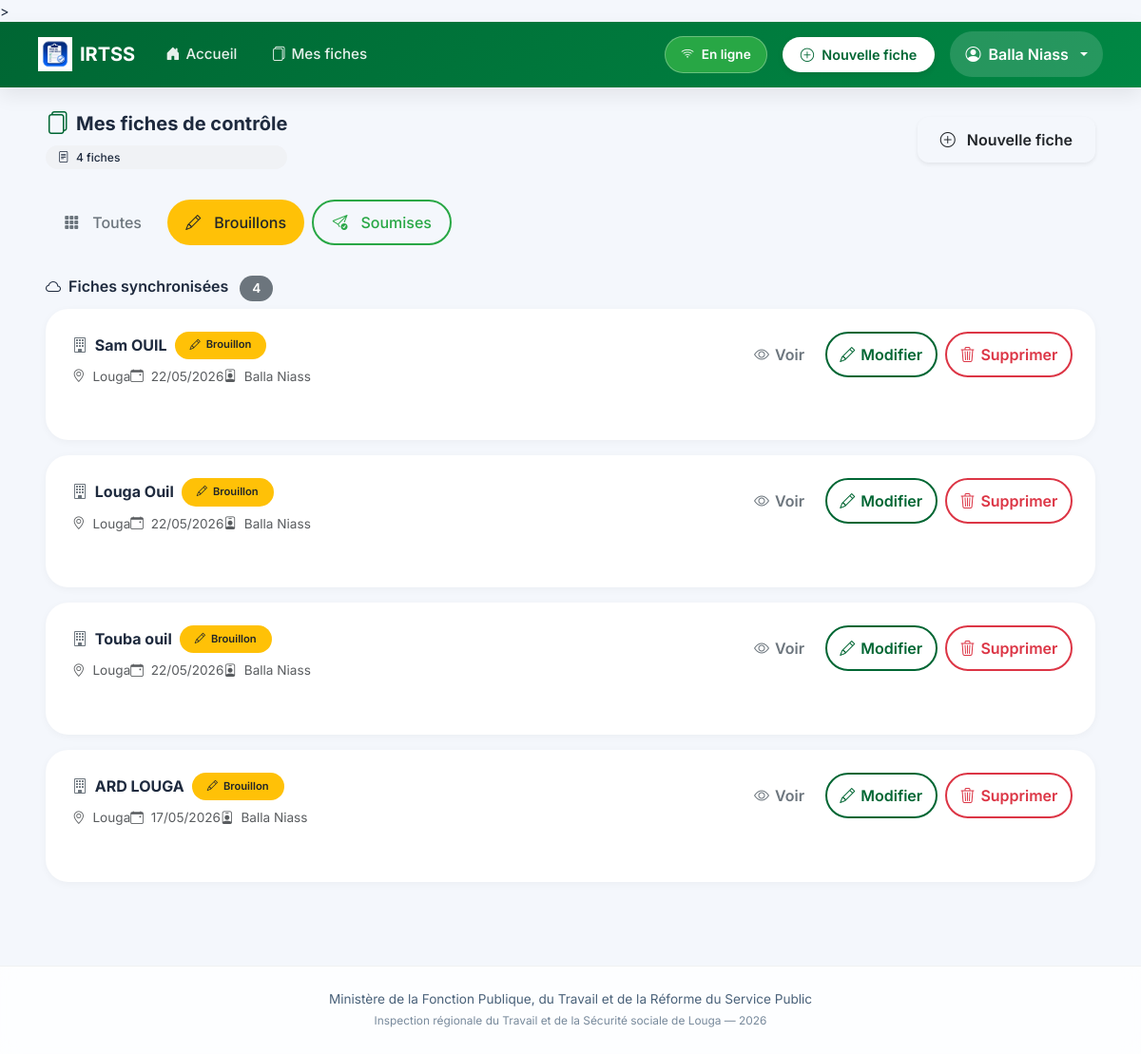
Page /fiches/?statut=brouillon (signed in) on the committed database.
### inspection/models.py (models this page shows, shortened)
class FicheControle(models.Model):
    STATUT_CHOICES = [
        ('brouillon', 'Brouillon'),
        ('soumis', 'Soumis'),
    ]
    inspecteur = models.ForeignKey(User, on_delete=models.CASCADE, related_name='fiches')
    entreprise = models.CharField(max_length=255, verbose_name="Entreprise ou Établissement")
    date_controle = models.DateField(verbose_name="Date du contrôle")
    lieu = models.CharField(max_length=100, default="Louga", verbose_name="Lieu")
    statut = models.CharField(max_length=20, choices=STATUT_CHOICES, default='brouillon')
    local_id = models.CharField(max_length=100, blank=True, null=True)
    adresse = models.TextField(blank=True)
    telephone = models.CharField(max_length=50, blank=True)
    email_entreprise = models.EmailField(blank=True)
    date_ouverture = models.DateField(null=True, blank=True)
    forme_juridique = models.CharField(max_length=100, blank=True)
    activite_principale = models.CharField(max_length=200, blank=True)
    chef_nom = models.CharField(max_length=200, blank=True, verbose_name="Chef d'établissement - Prénom et Nom")
    chef_cellulaire = models.CharField(max_length=50, blank=True)
    chef_email = models.EmailField(blank=True)
    representant_nom = models.CharField(max_length=200, blank=True, verbose_name="Représentant travailleurs - Prénom et Nom")
    representant_qualite = models.CharField(max_length=100, blank=True)
    representant_cellulaire = models.CharField(max_length=50, blank=True)
    representant_email = models.EmailField(blank=True)
    doe = models.CharField(max_length=3, blank=True, verbose_name="Déclaration d'Ouverture d'Établissement (DOE)")
    registre_paie = models.CharField(max_length=3, blank=True)
    cadres_hommes = models.PositiveIntegerField(null=True, blank=True, default=0)
    cadres_femmes = models.PositiveIntegerField(null=True, blank=True, default=0)
    ouvriers_hommes = models.PositiveIntegerField(null=True, blank=True, default=0)
    ouvriers_femmes = models.PositiveIntegerField(null=True, blank=True, default=0)
    cdi = models.PositiveIntegerField(null=True, blank=True, default=0, verbose_name="CDI")
    cdd = models.PositiveIntegerField(null=True, blank=True, default=0, verbose_name="CDD")
    cs = models.PositiveIntegerField(null=True, blank=True, default=0, verbose_name="CS")
    c_app = models.PositiveIntegerField(null=True, blank=True, default=0, verbose_name="C APP")
    autres_contrats = models.PositiveIntegerField(null=True, blank=True, default=0, verbose_name="Autres")
    remuneration_au_temps_1 = models.BooleanField(default=False)
    remuneration_au_temps_2 = models.BooleanField(default=False)
    remuneration_a_la_piece_1 = models.BooleanField(default=False)
    remuneration_a_la_piece_2 = models.BooleanField(default=False)
    remuneration_les_deux_1 = models.BooleanField(default=False)
    remuneration_les_deux_2 = models.BooleanField(default=False)
    salaires_conformes_1 = models.CharField(max_length=3, blank=True)
    salaires_conformes_2 = models.CharField(max_length=3, blank=True)
    bulletins_paie_1 = models.CharField(max_length=3, blank=True)
    bulletins_paie_2 = models.CharField(max_length=3, blank=True)
    heures_sup_1 = models.CharField(max_length=3, blank=True)
    heures_sup_2 = models.CharField(max_length=3, blank=True)
    prime_anciennete_1 = models.CharField(max_length=3, blank=True)
    prime_anciennete_2 = models.CharField(max_length=3, blank=True)
    jours_feries_1 = models.CharField(max_length=3, blank=True)
    jours_feries_2 = models.CharField(max_length=3, blank=True)
    indemnites_transport_1 = models.CharField(max_length=3, blank=True)
    indemnites_transport_2 = models.CharField(max_length=3, blank=True)
    horaires_affiches_1 = models.CharField(max_length=3, blank=True)
    horaires_affiches_2 = models.CharField(max_length=3, blank=True)
    amenagement_8h_5j_1 = models.CharField(max_length=3, blank=True)
    amenagement_8h_5j_2 = models.CharField(max_length=3, blank=True)
    amenagement_6h40_6j_1 = models.CharField(max_length=3, blank=True)
    amenagement_6h40_6j_2 = models.CharField(max_length=3, blank=True)
    pause_quotidienne_1 = models.CharField(max_length=3, blank=True)
    pause_quotidienne_2 = models.CharField(max_length=3, blank=True)
    repos_hebdomadaire_1 = models.CharField(max_length=3, blank=True)
    repos_hebdomadaire_2 = models.CharField(max_length=3, blank=True)
    declaration_css_1 = models.CharField(max_length=3, blank=True)
    declaration_css_2 = models.CharField(max_length=3, blank=True)
    adhesion_css_1 = models.CharField(max_length=3, blank=True)
    adhesion_css_2 = models.CharField(max_length=3, blank=True)
    adhesion_ipres_1 = models.CharField(max_length=3, blank=True)
    adhesion_ipres_2 = models.CharField(max_length=3, blank=True)
    adhesion_ipm_1 = models.CharField(max_length=3, blank=True)
    adhesion_ipm_2 = models.CharField(max_length=3, blank=True)
    cotisations_css_1 = models.CharField(max_length=3, blank=True)
    cotisations_css_2 = models.CharField(max_length=3, blank=True)
    cotisations_ipres_1 = models.CharField(max_length=3, blank=True)
    cotisations_ipres_2 = models.CharField(max_length=3, blank=True)
    cotisations_ipm_1 = models.CharField(max_length=3, blank=True)
    cotisations_ipm_2 = models.CharField(max_length=3, blank=True)
    delegues_personnel_1 = models.CharField(max_length=3, blank=True)
    delegues_personnel_2 = models.CharField(max_length=3, blank=True)
    reglement_interieur_1 = models.CharField(max_length=3, blank=True)
    reglement_interieur_2 = models.CharField(max_length=3, blank=True)
    comite_hst_1 = models.CharField(max_length=3, blank=True)
    comite_hst_2 = models.CharField(max_length=3, blank=True)
    visite_medicale_1 = models.CharField(max_length=3, blank=True)
    visite_medicale_2 = models.CharField(max_length=3, blank=True)
    extincteurs_1 = models.CharField(max_length=3, blank=True)
    extincteurs_2 = models.CharField(max_length=3, blank=True)
    epi_disponible_1 = models.CharField(max_length=3, blank=True)
    epi_disponible_2 = models.CharField(max_length=3, blank=True)
    epi_effectif_1 = models.CharField(max_length=3, blank=True)
    epi_effectif_2 = models.CharField(max_length=3, blank=True)
    toilettes_1 = models.CharField(max_length=3, blank=True)
    toilettes_2 = models.CharField(max_length=3, blank=True)
    conges_1 = models.CharField(max_length=3, blank=True)
    conges_2 = models.CharField(max_length=3, blank=True)
    dasmo_bs_1 = models.CharField(max_length=3, blank=True)
    dasmo_bs_2 = models.CharField(max_length=3, blank=True)
    observations_divers = models.TextField(blank=True)
    observations_generales = models.TextField(blank=True)
    suite_observations_orales = models.BooleanField(default=False)
    suite_observations_ecrites = models.BooleanField(default=False)
    suite_mise_en_demeure = models.BooleanField(default=False)
    suite_pv_infraction = models.BooleanField(default=False)
    suite_refere = models.BooleanField(default=False)
    delai_reception = models.BooleanField(default=False)
    delai_un_mois = models.BooleanField(default=False)
    delai_autres = models.BooleanField(default=False)
    delai_autres_precision = models.CharField(max_length=200, blank=True)
    signature_equipe = models.CharField(max_length=200, blank=True)
    signature_gerant = models.CharField(max_length=200, blank=True)
    created_at = models.DateTimeField(auto_now_add=True)
    updated_at = models.DateTimeField(auto_now=True)
    class Meta:
        ordering = ['-created_at']
        verbose_name = "Fiche de contrôle"
        verbose_name_plural = "Fiches de contrôle"

### inspection/views.py (the view)
# urls.py: path('fiches/', views.liste_fiches, name='liste_fiches'),
@login_required
def liste_fiches(request):
    user = request.user
    fiches = FicheControle.objects.all().select_related('inspecteur') if user.is_staff \
             else FicheControle.objects.filter(inspecteur=user)
    statut = request.GET.get('statut', '')
    if statut:
        fiches = fiches.filter(statut=statut)
    return render(request, 'inspection/liste_fiches.html', {'fiches': fiches, 'statut_filtre': statut})

### templates/inspection/liste_fiches.html (shortened to what this page needs)
{% extends 'inspection/base.html' %}
{% load static %}
{% block content %}
<div class="container-fluid px-3 px-lg-4">
  <div class="d-flex flex-wrap align-items-center justify-content-between mb-4 gap-2">
    <div>
      <h5 class="fw-bold mb-0 d-flex align-items-center gap-2">
        <i class="bi bi-files text-senegal fs-4"></i>
        Mes fiches de contrôle
      </h5>
      <div class="compteur-filtre mt-2">
        <i class="bi bi-file-text me-1"></i>
        <span id="total-fiches-count">{{ fiches|length }}</span> fiche{{ fiches|length|pluralize }}
      </div>
    </div>
    <a href="{% url 'nouvelle_fiche' %}" class="btn btn-senegal-soft shadow-sm">
      <i class="bi bi-plus-circle me-1"></i> Nouvelle fiche
    </a>
  </div>
  <div class="mb-4 d-flex flex-wrap gap-2">
    <a href="{% url 'liste_fiches' %}"
       class="btn filter-btn {% if not statut_filtre %}btn-senegal text-white{% else %}btn-outline-secondary{% endif %}">
      <i class="bi bi-grid-3x3-gap-fill"></i> Toutes
    </a>
    <a href="?statut=brouillon"
       class="btn filter-btn {% if statut_filtre == 'brouillon' %}btn-warning text-dark{% else %}btn-outline-warning{% endif %}">
      <i class="bi bi-pencil"></i> Brouillons
    </a>
    <a href="?statut=soumis"
       class="btn filter-btn {% if statut_filtre == 'soumis' %}btn-success text-white{% else %}btn-outline-success{% endif %}">
      <i class="bi bi-send-check"></i> Soumises
    </a>
  </div>
  <div id="server-fiches-section">
    <h6 class="fw-semibold mb-2">
      <i class="bi bi-cloud me-1"></i>
      Fiches synchronisées
      <span class="badge bg-secondary ms-2" id="server-count">{{ fiches|length }}</span>
    </h6>
    <div id="server-fiches-list">
      {% if fiches %}
        {% for fiche in fiches %}
        <div class="fiche-card p-3" data-fiche-id="{{ fiche.pk }}" data-statut="{{ fiche.statut }}">
          <div class="d-flex flex-wrap justify-content-between align-items-start gap-3">
            <div class="flex-grow-1">
              <div class="d-flex flex-wrap align-items-center gap-2 mb-2">
                <h6 class="fw-bold mb-0">
                  <i class="bi bi-building me-1 text-secondary"></i>
                  {{ fiche.entreprise }}
                </h6>
                <span class="fiche-badge {% if fiche.statut == 'soumis' %}bg-success text-white{% else %}bg-warning text-dark{% endif %}">
                  {% if fiche.statut == 'soumis' %}
                    <i class="bi bi-check-lg"></i> Soumis
                  {% else %}
                    <i class="bi bi-pencil"></i> Brouillon
                  {% endif %}
                </span>
              </div>
              <div class="small text-muted d-flex flex-wrap gap-x-3 gap-y-1">
                <span><i class="bi bi-geo-alt me-1"></i> {{ fiche.lieu|default:"Lieu non renseigné" }}</span>
                <span><i class="bi bi-calendar-event me-1"></i> {{ fiche.date_controle|date:"d/m/Y" }}</span>
                {% if user.is_staff %}
                <span><i class="bi bi-person-badge me-1"></i> {{ fiche.inspecteur.first_name }} {{ fiche.inspecteur.last_name }}</span>
                {% endif %}
              </div>
            </div>
            <div class="d-flex gap-2">
              <a href="{% url 'detail_fiche' fiche.pk %}" class="btn btn-outline-secondary btn-icon" title="Voir">
                <i class="bi bi-eye"></i> <span class="d-none d-sm-inline">Voir</span>
              </a>
              <a href="{% url 'modifier_fiche' fiche.pk %}" class="btn btn-outline-primary btn-icon" title="Modifier">
                <i class="bi bi-pencil"></i> <span class="d-none d-sm-inline">Modifier</span>
              </a>
              <a href="{% url 'supprimer_fiche' fiche.pk %}" class="btn btn-outline-danger btn-icon" title="Supprimer" onclick="return confirm('Supprimer définitivement cette fiche ?')">
                <i class="bi bi-trash3"></i> <span class="d-none d-sm-inline">Supprimer</span>
              </a>
            </div>
          </div>
        </div>
        {% endfor %}
      {% else %}
        <div class="text-center py-4 text-muted bg-white rounded-4 p-4">
          <i class="bi bi-inbox display-1 opacity-25 d-block mb-3"></i>
          <p class="mb-0">Aucune fiche synchronisée</p>
        </div>
      {% endif %}
    </div>
  </div>
</div>
{% endblock %}

### templates/inspection/base.html (shortened to what this page needs)
{% load static %}
<!DOCTYPE html>
<html lang="fr">
<head>
  <link rel="stylesheet" href="{% static 'css/bootstrap.min.css' %}">
  <link rel="stylesheet" href="{% static 'icons/bootstrap-icons.css' %}">
  <link rel="stylesheet" href="{% static 'css/style.css' %}">
  <link rel="stylesheet" href="{% static 'css/fiche-mobile.css' %}">>
</head>
<body>
{% if user.is_authenticated %}
<nav class="navbar navbar-expand-lg navbar-modern sticky-top">
  <div class="container-fluid px-3 px-lg-4">
    <a
      class="navbar-brand d-flex align-items-center gap-2"
      href="{% url 'tableau_de_bord' %}"
    >
      <img
        src="{% static 'icons/logo.png' %}"
        alt="IRTSS"
        height="36"
      >
      <span class="fw-bold text-white">
        IRTSS
      </span>
    </a>
    <div class="collapse navbar-collapse" id="mainNavbar">
      <ul class="navbar-nav me-auto mb-2 mb-lg-0 align-items-center gap-1">
        <li class="nav-item">
          <a
            class="nav-link-custom {% if request.resolver_match.url_name == 'tableau_de_bord' %}active{% endif %}"
            href="{% url 'tableau_de_bord' %}"
          >
            <i class="bi bi-house-door-fill"></i>
            <span>Accueil</span>
          </a>
        </li>
        <li class="nav-item">
          <a
            class="nav-link-custom"
            href="{% url 'liste_fiches' %}"
          >
            <i class="bi bi-files"></i>
            <span>Mes fiches</span>
          </a>
        </li>
      </ul>
      <div class="d-flex align-items-center gap-3 ms-auto">
        <div id="statut-connexion" class="badge-statut">
        </div>
        <a
          href="{% url 'nouvelle_fiche' %}"
          class="btn-nouvelle-fiche"
        >
          <i class="bi bi-plus-circle"></i>
          <span>Nouvelle fiche</span>
        </a>
        <div class="dropdown dropdown-user">
          <button
            class="btn dropdown-toggle d-flex align-items-center gap-2"
            data-bs-toggle="dropdown"
          >
            <i class="bi bi-person-circle"></i>
            <span class="d-none d-md-inline">
              {% if user.first_name %}
                {{ user.first_name }} {{ user.last_name }}
              {% else %}
                {{ user.username }}
              {% endif %}
            </span>
          </button>
        </div>
      </div>
    </div>
  </div>
</nav>
{% endif %}
<main class="py-4">
  <div class="container-fluid px-3 px-lg-4">
    {% block content %}{% endblock %}
  </div>
</main>
<footer class="footer text-center py-4 mt-5">
  <div class="container">
    Ministère de la Fonction Publique, du Travail et de la Réforme du Service Public
    <br>
    <span class="small opacity-75">
      Inspection régionale du Travail et de la Sécurité sociale de Louga —
      <span id="current-year"></span>
    </span>
  </div>
</footer>
<div
  id="toast-container"
  class="toast-container position-fixed bottom-0 end-0 p-3"
></div>
</body>
</html>

### rows in the picture
FicheControle: entreprise "Sam OUIL", statut "brouillon" (drawn), lieu "Louga", date_controle "22/05/2026", inspecteur.first_name "Balla", inspecteur.last_name "Niass"
FicheControle: entreprise "Louga Ouil", statut "brouillon" (drawn), lieu "Louga", date_controle "22/05/2026", inspecteur.first_name "Balla", inspecteur.last_name "Niass"
FicheControle: entreprise "Touba ouil", statut "brouillon" (drawn), lieu "Louga", date_controle "22/05/2026", inspecteur.first_name "Balla", inspecteur.last_name "Niass"
FicheControle: entreprise "ARD LOUGA", statut "brouillon" (drawn), lieu "Louga", date_controle "17/05/2026", inspecteur.first_name "Balla", inspecteur.last_name "Niass"

### other values in the picture
{{ user.first_name }} "Balla"
{{ user.last_name }} "Niass"
{{ fiches|length }} "4"
